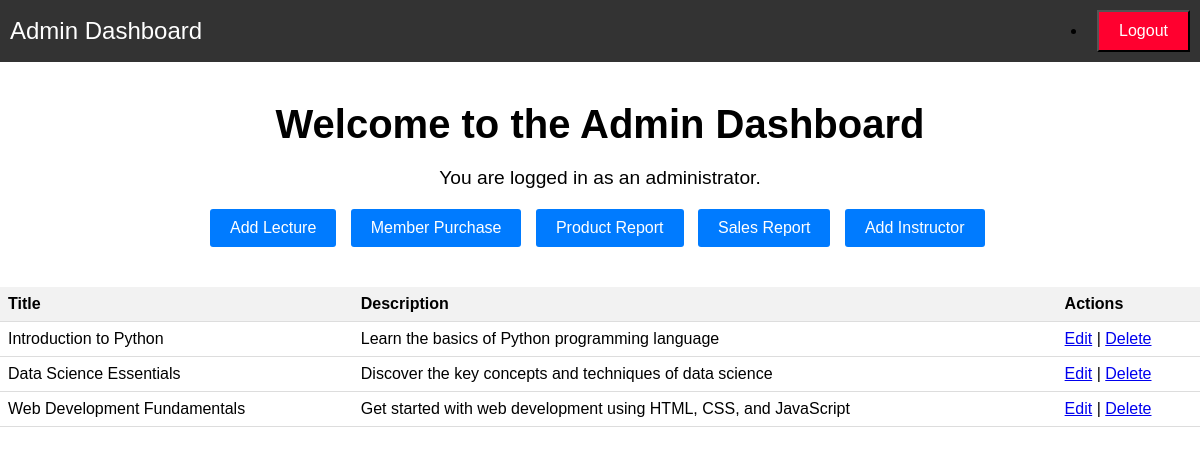
Screenshot of /admin/dashboard.php (signed in) with the database file from the repository.
### tables this page shows
CREATE TABLE IF NOT EXISTS `courses` (
  `id` int NOT NULL AUTO_INCREMENT,
  `title` varchar(255) NOT NULL,
  `description` text,
  `price` decimal(10,2) NOT NULL DEFAULT '0.00',
  `thumbnail` blob,
  PRIMARY KEY (`id`)
);

### admin/dashboard.php (the view, shortened to what this page needs)
<!DOCTYPE html>
<html>
<head>
    <link rel="stylesheet" href="../css/admin/dashboard.css">
</head>
<body>
    <nav class="navbar navbar-expand-lg navbar-dark bg-dark">
        <a class="navbar-brand" href="#">Admin Dashboard</a>
        <div class="collapse navbar-collapse" id="navbarNav">
            <ul class="navbar-nav">
                <li class="nav-item">
                    <form method="post">
                        <button type="submit" name="logout" class="btn btn-link nav-link">Logout</button>
                    </form>
                </li>
            </ul>
        </div>
    </nav>
    <div class="container mt-4">
        <h1>Welcome to the Admin Dashboard</h1>
        <p class="lead">You are logged in as an administrator.</p>
        <a href="insert_lecture.php" class="btn btn-primary">Add Lecture</a>
        <a href="member_purchase.php" class="btn btn-primary">Member Purchase</a>
        <a href="product_report.php" class="btn btn-primary">Product Report</a>
        <a href="sales_report.php" class="btn btn-primary">Sales Report</a>
        <a href="add_instructor.php" class="btn btn-primary">Add Instructor</a>
    </div>
    <?php
        require "../connection.php";
        $sql = "SELECT id, title, description FROM courses";
        $result = $conn->query($sql);
        echo '<table class="table mt-4">';
        echo '<thead>';
        echo '<tr>';
        echo '<th>Title</th>';
        echo '<th>Description</th>';
        echo '<th>Actions</th>';
        echo '</tr>';
        echo '</thead>';
        echo '<tbody>';
        if ($result->num_rows > 0) {
            while ($row = $result->fetch_assoc()) {
                echo '<tr>';
                echo '<td>' . $row["title"] . '</td>';
                echo '<td>' . $row["description"] . '</td>';
                echo '<td><a href="edit_lecture.php?id=' . $row["id"] . '">Edit</a> | <a href="remove_lecture.php?id=' . $row["id"] . '">Delete</a></td>';
                echo '</tr>';
            }
        } else {
            echo '<tr><td colspan="4">No lectures found</td></tr>';
        }
        echo '</tbody>';
        echo '</table>';
    ?>
</body>
</html>

### css/admin/dashboard.css (style rules this page uses)
body, h1, h2, h3, h4, h5, h6, p, ul, li { margin: 0; padding: 0; }
body { font-family: Arial, sans-serif; }
.container { max-width: 800px; margin: 40px auto; }
h1 { font-size: 2.5rem; margin-bottom: 20px; text-align: center; }
.lead { font-size: 1.2rem; margin-bottom: 20px; text-align: center; }
.navbar { background-color: #333; padding: 10px; display: flex; justify-content: space-between; align-items: center; }
.navbar-brand { color: #fff; font-size: 24px; text-decoration: none; }
.navbar-nav { display: flex; align-items: center; }
.nav-link { background-color: #ff002f; color: #fff; padding: 10px 20px; font-size: 16px; text-decoration: none; margin-left: 10px; cursor: pointer; }
.btn-primary { display: inline-block; padding: 10px 20px; background-color: #007bff; color: #fff; text-decoration: none; border: none; border-radius: 3px; margin-left: 10px; cursor: pointer; }
.table { width: 100%; border-collapse: collapse; }
.table th, .table td { padding: 8px; border-bottom: 1px solid #ddd; text-align: left; }
.table th { background-color: #f2f2f2; }

### rows the page displays
courses: title "Introduction to Python", description "Learn the basics of Python programming language"
courses: title "Data Science Essentials", description "Discover the key concepts and techniques of data science"
courses: title "Web Development Fundamentals", description "Get started with web development using HTML, CSS, and JavaScript"
